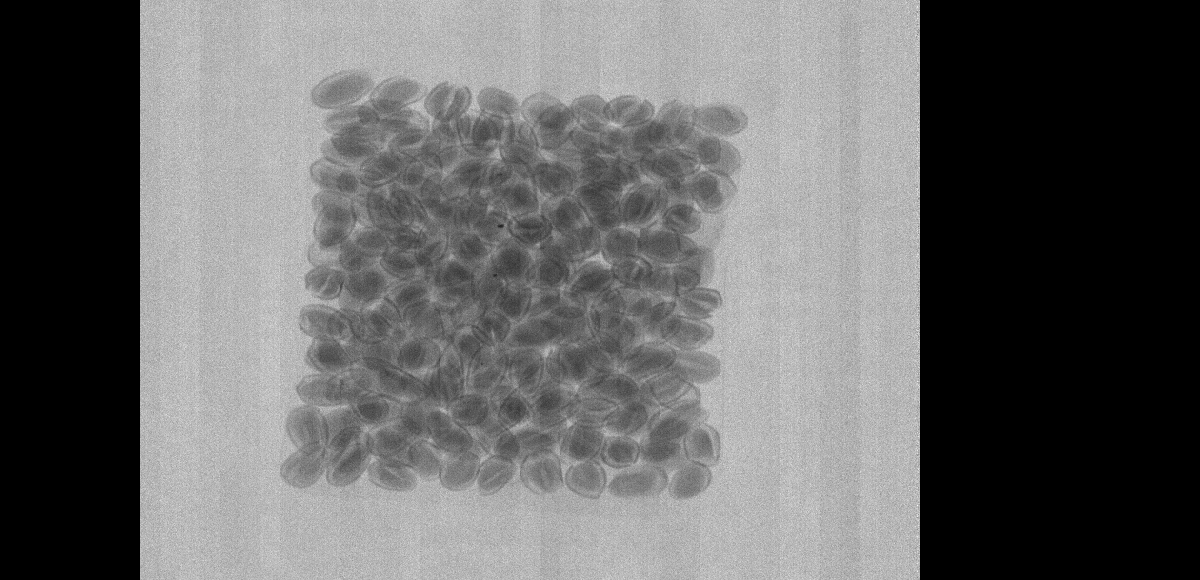
#> input picture MiniProjekat/.vscode/HE.tif, 1200 x 580 px; the run also reads 1 picture not shown here
$ python projekat.py   (older library calls are emulated)
#> lines starting #> are read from the running program, lines starting #| are printed output that depends on the picture; after the words box and inside, x2 and y2 are one past the last pixel; in counts of white or black regions, pixels touching at a corner belong together
import cv2
import matplotlib.pyplot as plt
import numpy as np
from PIL import Image
import tqdm.notebook

he_image = cv2.imread("HE.tif", cv2.IMREAD_GRAYSCALE)
#> he_image is the input picture: shape (580, 1200); min 0, max 255, mean 102.3
le_image = cv2.imread("LE.tif", cv2.IMREAD_GRAYSCALE)

# Primena Sobel filtera
sobel_he = cv2.Sobel(he_image, cv2.CV_64F, 1, 1, ksize=5)
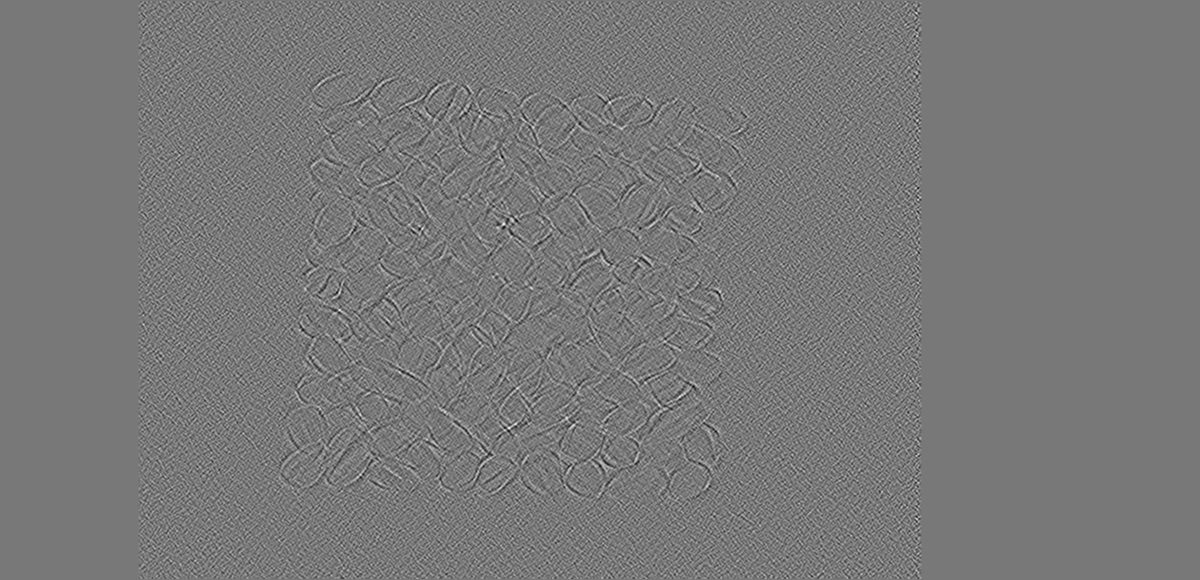
#> sobel_he: shape (580, 1200) float64; min -619, max 686, mean 0; drawn with min black and max white
sobel_le = cv2.Sobel(le_image, cv2.CV_64F, 1, 1, ksize=5)

# Pronalaženje kontura
contours_he, _ = cv2.findContours(np.uint8(sobel_he), cv2.RETR_EXTERNAL, cv2.CHAIN_APPROX_SIMPLE)
#> contours_he = 1 contour; box (x1, y1, x2, y2) and area: (138, 1, 922, 579) 451767
contours_le, _ = cv2.findContours(np.uint8(sobel_le), cv2.RETR_EXTERNAL, cv2.CHAIN_APPROX_SIMPLE)
#> contours_le = 1 contour; box (x1, y1, x2, y2) and area: (138, 1, 922, 579) 451772
#> (the run stopped early here; a loop or call above may not have finished)
